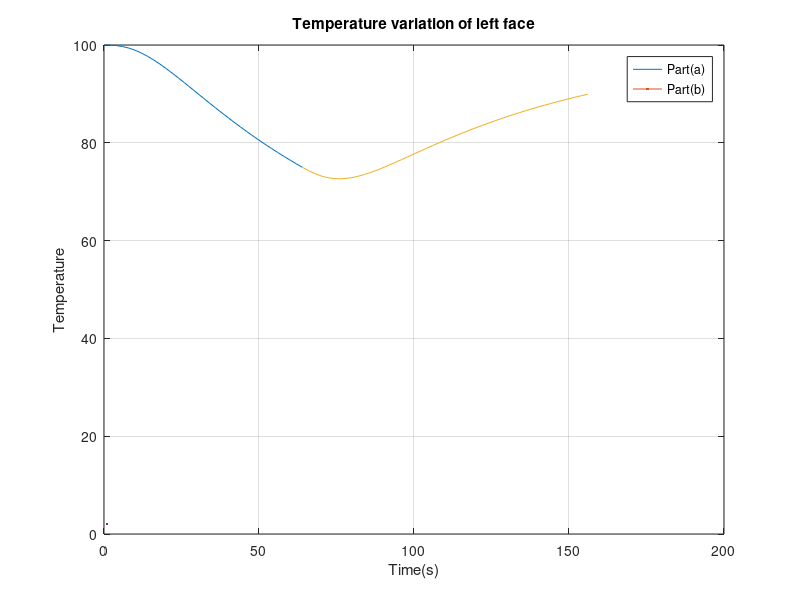

MATLAB code for this plot:
clear all;
clc;

%Constants
a = 6e-7;%m^2/s
dt = 2;%s
dx = 2e-3;%m
F = a*dt/dx^2;
Ti = 100;%Arbitrary Value
T5 = 50;%Arbitrary Value,Same as Ts,r
Tf = (Ti+T5)/2;%Target Temperature of node 0
tolerance = 0.1;

X = [Ti;Ti;Ti;Ti;Ti];%Initial temperature of nodes T[m,0], m = 0-4

for i = 1:100
    TDistribution_a(:,i) = X; %Temperature distribution of nodes T[m,0], m = 0-4
    A = [              
        1+2*F -2*F 0 0 0;
        -F 1+2*F -F 0 0;
        0 -F 1+2*F -F 0;
        0 0 -F 1+2*F -F;
        0 0 0 -F 1+2*F;
        ];%Matrix obtained after substituting values in equations given in the proposal

    B = X +[0;0;0;0;F*T5];

    X = A \B;
    if abs(TDistribution_a(1,i)-Tf) <= tolerance
        break;
    end
end


T_50percent = (i-1)*dt;
fprintf('(a)Time taken for a temperature reduction of 50%% = %ds\n',T_50percent);

plot(0:dt:(i-1)*dt,TDistribution_a(1,:),LineWidth=2)
xlabel('Time(s)')
ylabel('Temperature')
title('Temperature variation of left face')
grid on;


Tf = 0.8*Ti+0.2*T5;
T5 = Ti;
X = TDistribution_a(:,i);

for i = 1:100
    TDistribution_b(:,i) = X;
    A = [
        1+2*F -2*F 0 0 0;
        -F 1+2*F -F 0 0;
        0 -F 1+2*F -F 0;
        0 0 -F 1+2*F -F;
        0 0 0 -F 1+2*F;
        ];

    B = X +[0;0;0;0;F*T5];

    X = A \B;
    if abs(TDistribution_b(1,i)-Tf) <= tolerance
        break;
    end
end

fprintf('(b)Further time taken to recover to initial 20%% reduction = %ds\n',(i-1)*dt);

hold on;
plot(0+T_50percent:dt:T_50percent+(i-1)*dt,TDistribution_b(1,:),LineWidth=2)
legend('Part(a)','Part(b)')
hold off;

print('MM218_project','-dpng')
